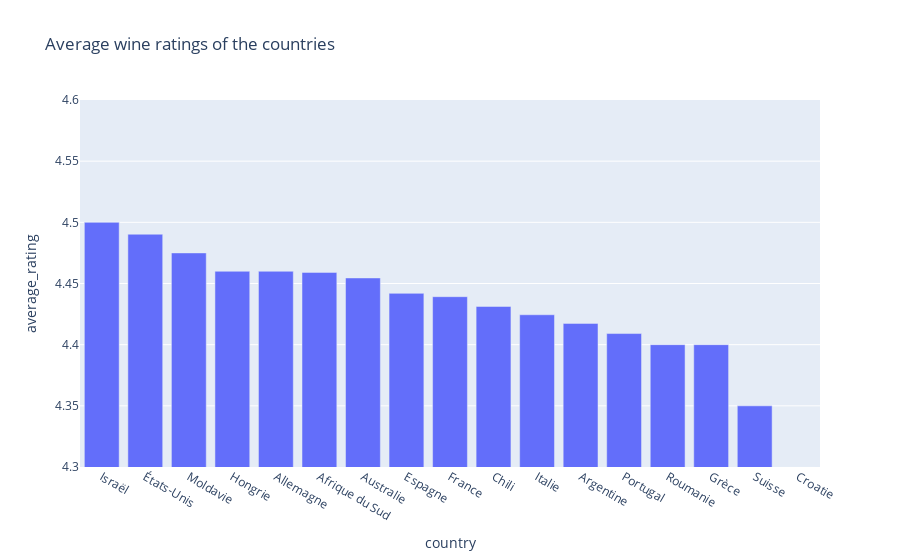

Notebook source saved alongside this figure:
### Code cell
import plotly.express as px

fig = px.bar(top_win_countries_df, x = "country", y = "average_rating", title= "Average wine ratings of the countries")
fig.update_yaxes(range=[4.3, 4.6])
fig.show()

### Figure 1 — Plotly figure (JSON) as saved in the notebook; plotly's stock layout.template omitted (floating-point values rounded to 4 significant figures)
{"data": [{"alignmentgroup": "True", "hovertemplate": "country=%{x}<br>average_rating=%{y}<extra></extra>", "legendgroup": "", "marker": {"color": "#636efa", "pattern": {"shape": ""}}, "name": "", "offsetgroup": "", "orientation": "v", "showlegend": false, "textposition": "auto", "type": "bar", "x": ["Israël", "États-Unis", "Moldavie", "Hongrie", "Allemagne", "Afrique du Sud", "Australie", "Espagne", "France", "Chili", "Italie", "Argentine", "Portugal", "Roumanie", "Grèce", "Suisse", "Croatie"], "xaxis": "x", "y": [4.5, 4.49, 4.475, 4.46, 4.46, 4.459, 4.455, 4.442, 4.439, 4.431, 4.424, 4.417, 4.409, 4.4, 4.4, 4.35, 4.3], "yaxis": "y"}], "layout": {"barmode": "relative", "legend": {"tracegroupgap": 0}, "title": {"text": "Average wine ratings of the countries"}, "xaxis": {"anchor": "y", "domain": [0, 1], "title": {"text": "country"}}, "yaxis": {"anchor": "x", "domain": [0, 1], "range": [4.3, 4.6], "title": {"text": "average_rating"}}}}
